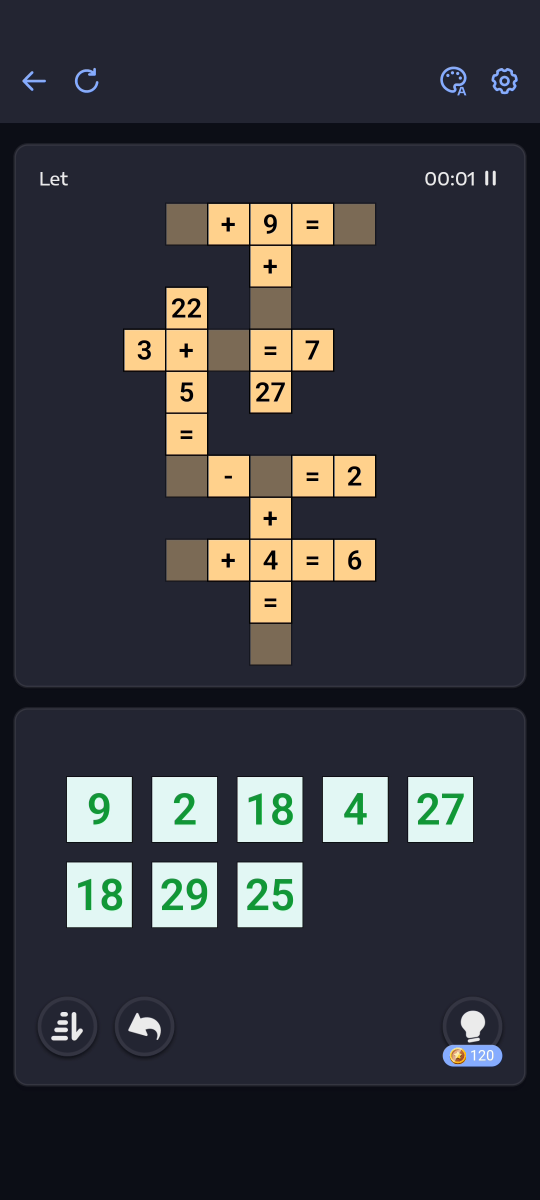
%> input picture YTACM-EYE/app/images/let.png, 1080 x 2400 px (shown at 1/2 size)
$ octave go.m   (GNU Octave 9; MATLAB toolbox functions it lacks are replaced by stand-ins)
%> lines starting %> are read from the running program, lines starting %| are printed output that depends on the picture; in (x1, y1, x2, y2) boxes, pixels count from 0 and x2, y2 are one past the last pixel; in counts of white or black regions, pixels touching at a corner belong together; the program's own positions count from 1
pkg load signal

img = rgb2gray(imread('let.png'));
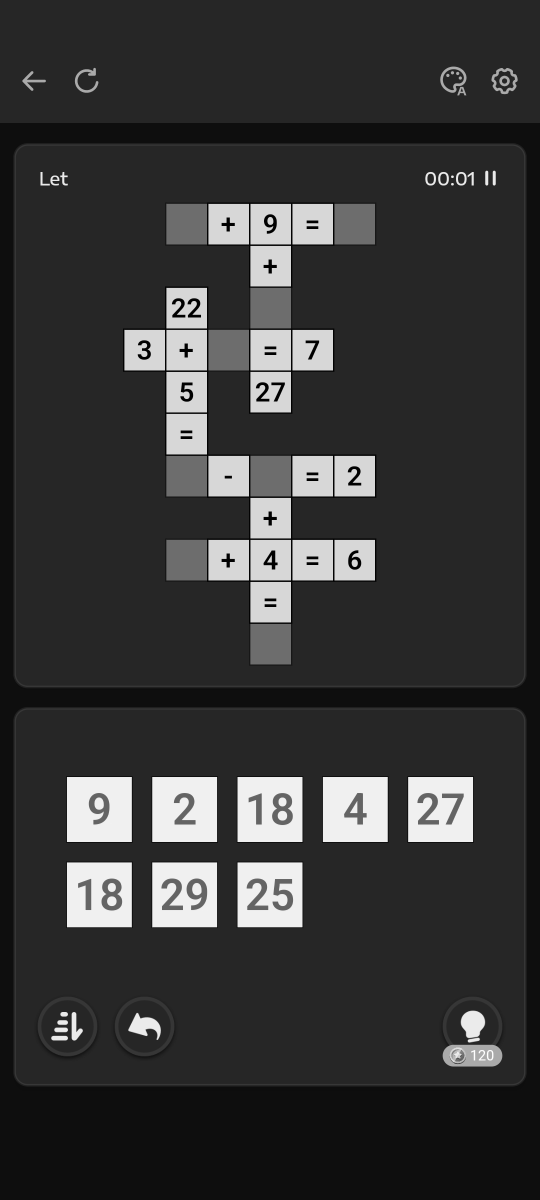
%> img: size 2400x1080 uint8 (shown at 1/2 size); min 0, max 255, mean 54.6

% Find playing area
edgeMinStrength = 20;
horzEdgeT = abs(conv2( img, [1 1 1; 0 0 0; -1 -1 -1], shape="same")) > edgeMinStrength;
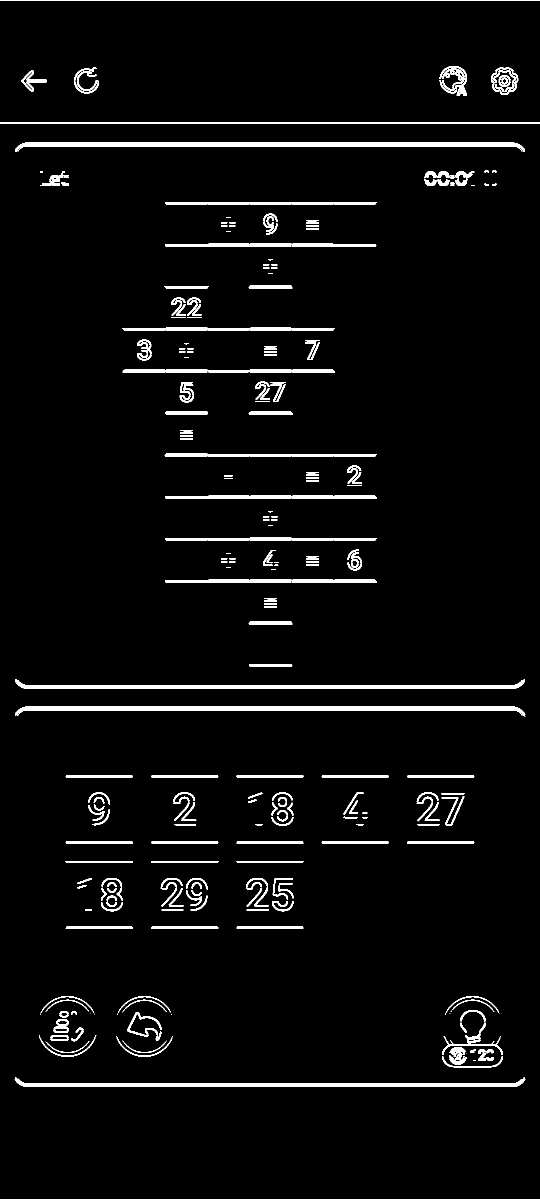
%> horzEdgeT: size 2400x1080 logical (shown at 1/2 size); 3.7% white; 296 white regions (30 under 20 px), largest, box (x1, y1, x2, y2) and area: (30, 1413, 1051, 1432) 8131, (30, 285, 1050, 304) 8129, (29, 2155, 1051, 2174) 7171

figure
subplot(1,4,1)
title("original, grayscale")
imagesc(img)
colormap gray

subplot(1,4,2)
title("thresholded horizontal edges")
imagesc(horzEdgeT)
colormap gray

subplot(1,4,3)
title("Center profile of horizontal edges")
wh = size(horzEdgeT, 2)/2;
%> wh = 540
plot(horzEdgeT(:, wh), 1:size(horzEdgeT,1))
axis("ij")
ylim([0 size(horzEdgeT,1)]);

% Calculate playing field bondaries and varaible bondaries
horzCount = conv2( horzEdgeT, ones(1, size( horzEdgeT,2)), shape="valid") / size( horzEdgeT,2);
horzCount = conv( horzCount, [1 1 1 1 1]./5, shape="same" );
%> horzCount = 2400 values, max 0.926 at index 1419, min 0 at index 4, mean 0.0363

subplot(1,4,4)
title("smoothed, row sum of edges")
plot(horzCount, 1:size(horzEdgeT,1))
axis("ij")
ylim([0 size(horzEdgeT,1)])
[peak, loc] = findpeaks(horzCount, "MinPeakHeight", 0.8, "MinPeakDistance", 5);
%> peak = [0.926; 0.916; 0.926; 0.926]; loc = [291; 1376; 1419; 2170]

% Mark regions in original image to validate
subplot(1,4,1)
hold on
plot( ones(length(loc), 1) .* wh, loc, "r_")
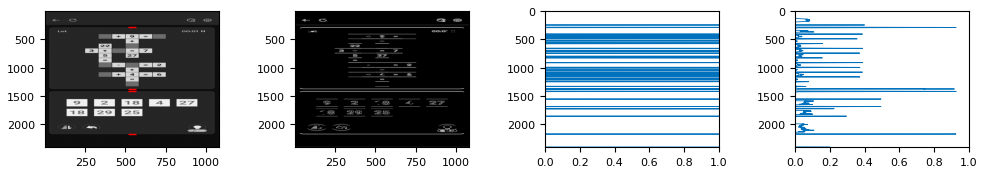
%> figure redrawn from the program's plot data, 4 panels

% extract playfield and variables
playfield = img(loc(1):loc(2), :);
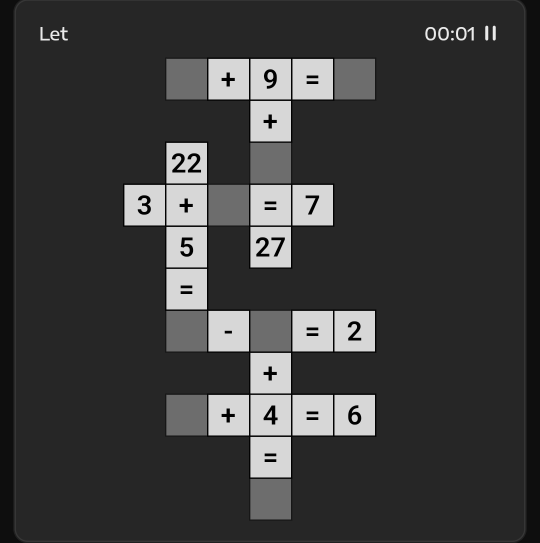
%> playfield: size 1086x1080 uint8 (shown at 1/2 size); min 0, max 236, mean 59.2
variables = img(loc(3):loc(4), :);
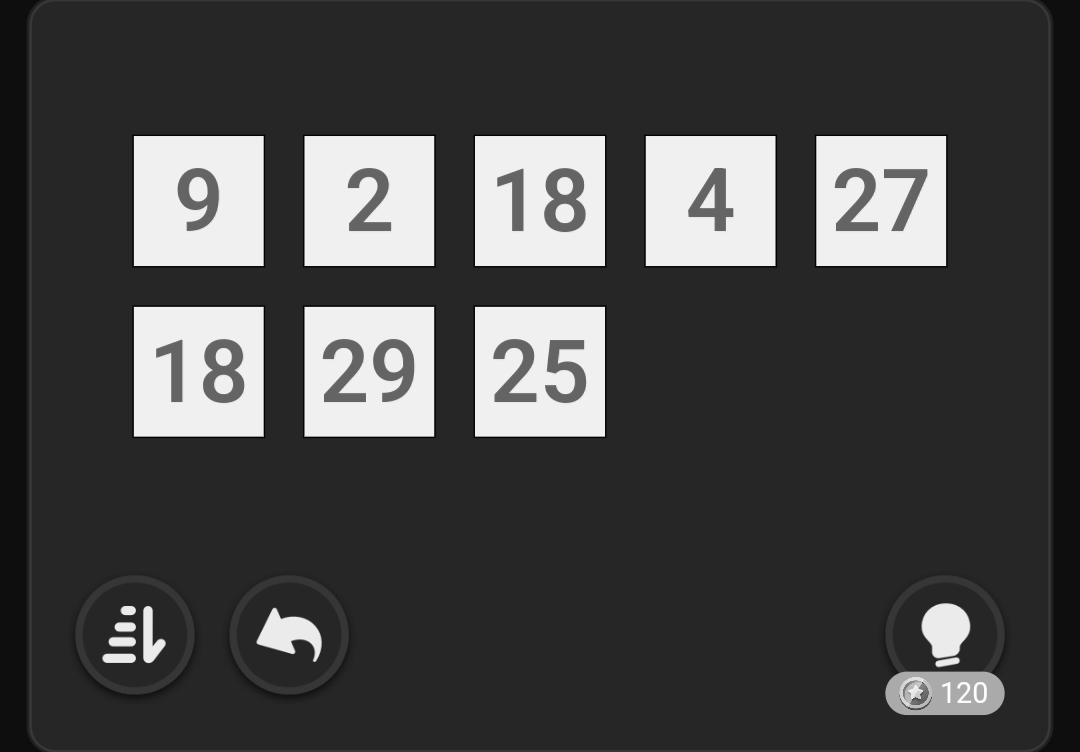
%> variables: size 752x1080 uint8; min 2, max 255, mean 69.6

figure
subplot(1,2,1);
imshow(playfield)
subplot(1,2,2);
imshow(variables)

% calculate grid
threshGrid = 100;
F_w = 11;
F = [ ones(1, F_w);  zeros(1, F_w);  ones(1, F_w) .* -1];

horzEdgePlayfield = abs(conv2( playfield, F, shape="same")) > threshGrid ;
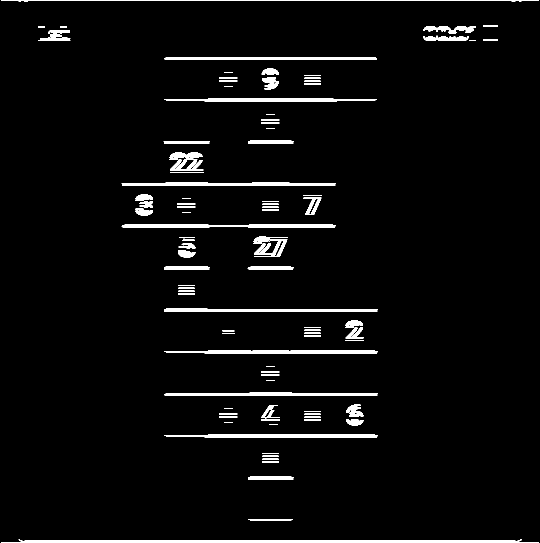
%> horzEdgePlayfield: size 1086x1080 logical (shown at 1/2 size); 3.6% white; 94 white regions, largest, box (x1, y1, x2, y2) and area: (2, 1079, 1078, 1086) 5073, (243, 449, 671, 455) 2296, (243, 365, 671, 371) 2293
horzCountPF = conv2( horzEdgePlayfield, ones(1, size( horzEdgePlayfield,2)), shape="valid") / size( horzEdgePlayfield,2);
horzCountPF = conv( horzCountPF, [1 1 1 1 1]./5, shape="same" );
%> horzCountPF = 1086 values, max 0.754 at index 1084, min 0 at index 7, mean 0.0346

figure
subplot(1,3,1);
imagesc(playfield)
subplot(1,3,2)
imagesc(horzEdgePlayfield );
subplot(1,3,3)
plot(horzCountPF, 1:length(horzCountPF));
axis("ij")
ylim( [0, length(horzEdgePlayfield)]);
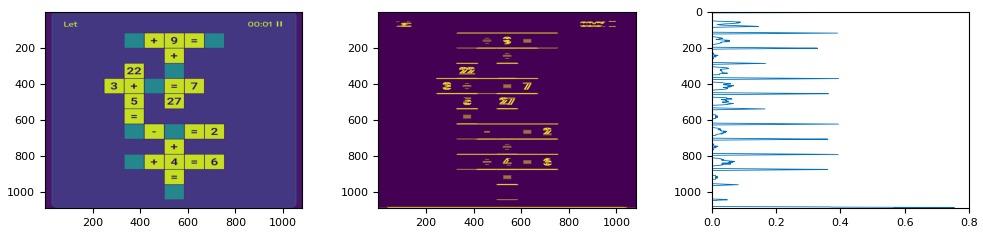
%> figure redrawn from the program's plot data, 3 panels

$ run again, with YTACM-EYE/app/images/difficult.png copied over YTACM-EYE/app/images/let.png
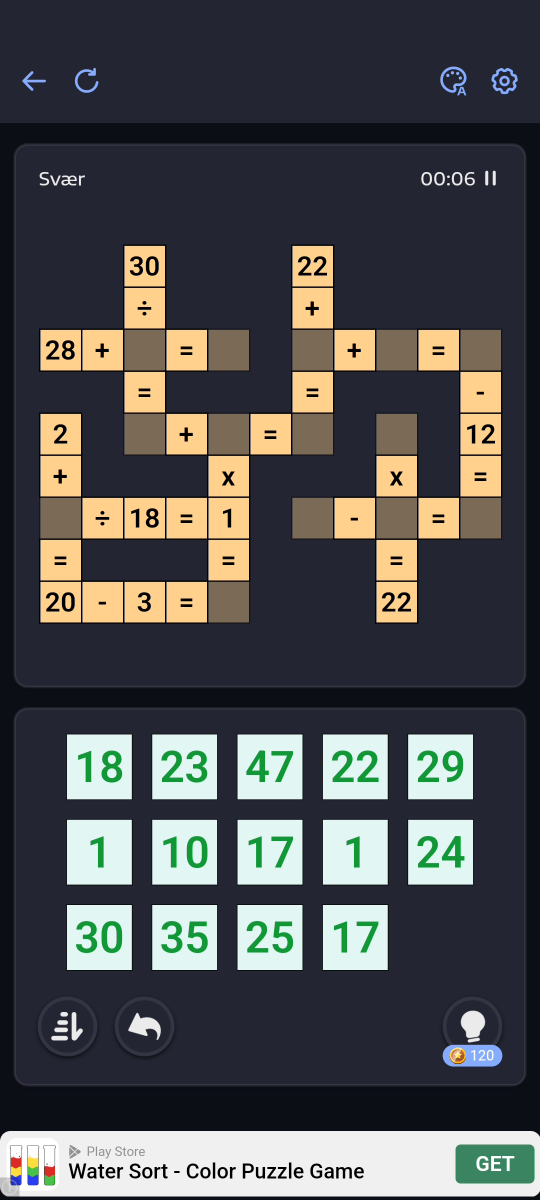
%> input picture YTACM-EYE/app/images/difficult.png, 1080 x 2400 px (shown at 1/2 size)
%> `horzEdgeT = abs(conv2( img, [1 1 1; 0 0 0; -1 -1 -1], shape="same")) >..`:
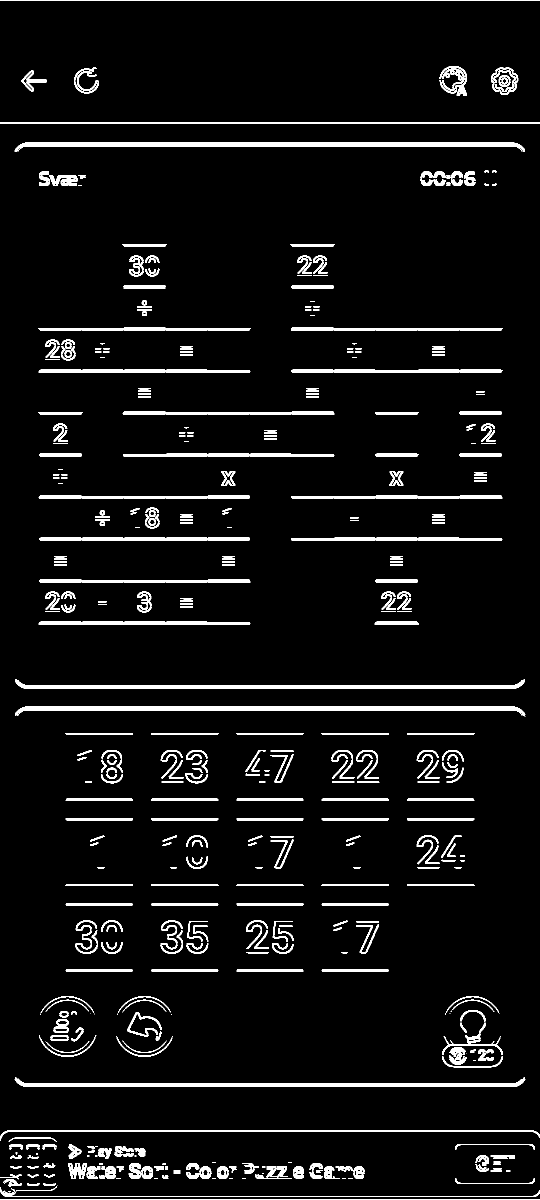
%> horzEdgeT: size 2400x1080 logical (shown at 1/2 size); 5.6% white; 542 white regions (67 under 20 px), largest, box (x1, y1, x2, y2) and area: (29, 285, 1050, 304) 8132, (30, 1413, 1051, 1432) 8131, (29, 2155, 1051, 2174) 7171
%> horzCount = 2400 values, max 0.926 at index 1419, min 0 at index 4, mean 0.0559
%> peak = [0.926; 0.916; 0.926; 0.926]; loc = [291; 1376; 1419; 2170]
%> horzEdgePlayfield: size 1086x1080 logical; 5.4% white; 152 white regions, largest, box (x1, y1, x2, y2) and area: (2, 1079, 1078, 1086) 5073, (76, 785, 503, 791) 2536, (76, 701, 503, 707) 2300
%> horzCountPF = 1086 values, max 0.788 at index 705, min 0 at index 7, mean 0.0534
%> `ylim( [0, length(horzEdgePlayfield)]);`:
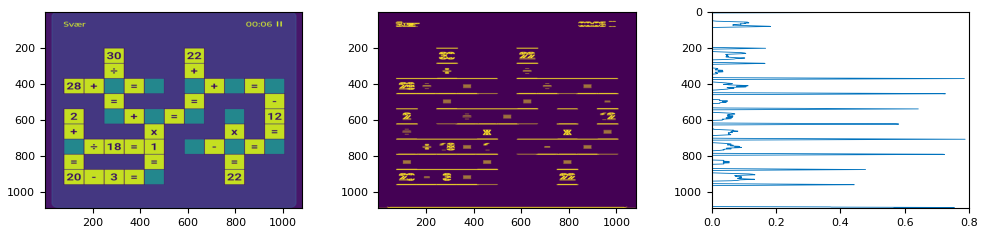
%> figure redrawn from the program's plot data, 3 panels

$ run again, with YTACM-EYE/app/images/expert.png copied over YTACM-EYE/app/images/let.png
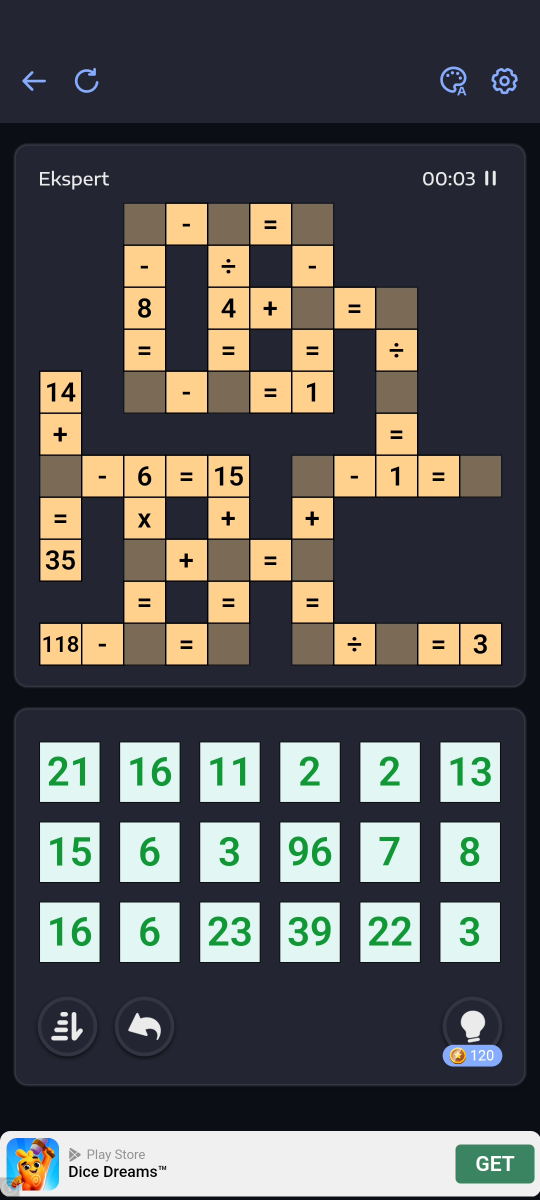
%> input picture YTACM-EYE/app/images/expert.png, 1080 x 2400 px (shown at 1/2 size)
%> `horzEdgeT = abs(conv2( img, [1 1 1; 0 0 0; -1 -1 -1], shape="same")) >..`:
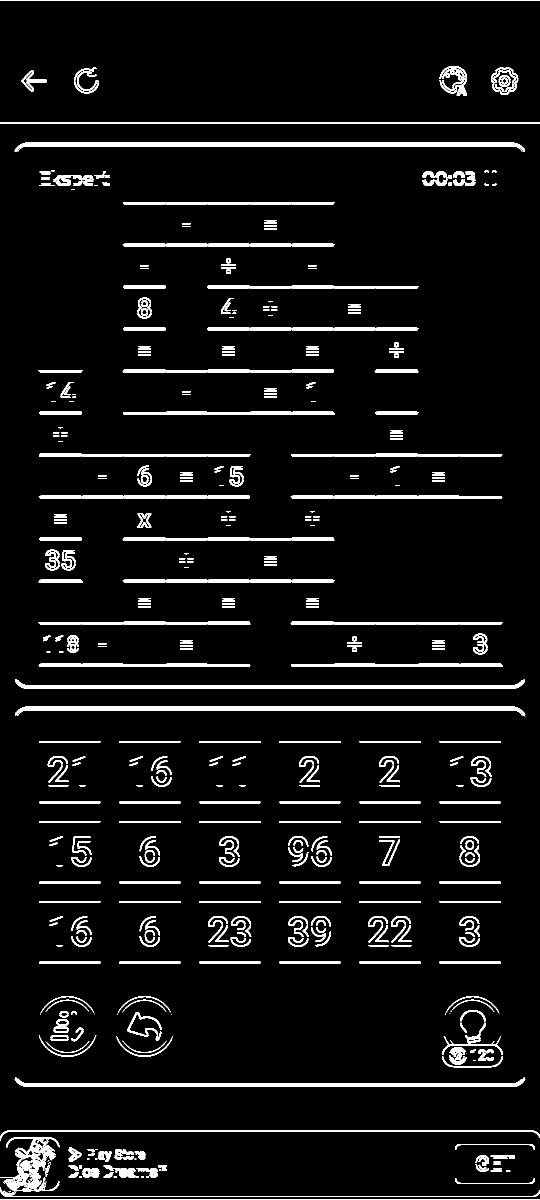
%> horzEdgeT: size 2400x1080 logical (shown at 1/2 size); 5.9% white; 533 white regions (62 under 20 px), largest, box (x1, y1, x2, y2) and area: (29, 285, 1050, 304) 8132, (30, 1413, 1051, 1432) 8129, (29, 2155, 1051, 2174) 7171
%> horzCount = 2400 values, max 0.926 at index 1419, min 0 at index 4, mean 0.0589
%> peak = [0.926; 0.916; 0.926; 0.926]; loc = [291; 1376; 1419; 2170]
%> horzEdgePlayfield: size 1086x1080 logical; 5.9% white; 197 white regions, largest, box (x1, y1, x2, y2) and area: (2, 1079, 1078, 1086) 5073, (76, 701, 503, 707) 2539, (412, 365, 839, 371) 2531
%> horzCountPF = 1086 values, max 0.79 at index 957, min 0 at index 7, mean 0.0582
%> `ylim( [0, length(horzEdgePlayfield)]);`:
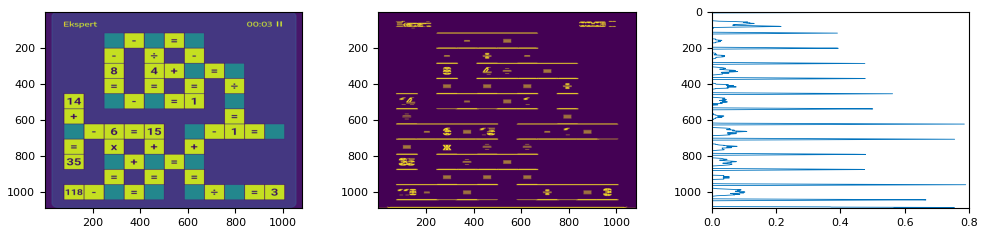
%> figure redrawn from the program's plot data, 3 panels
